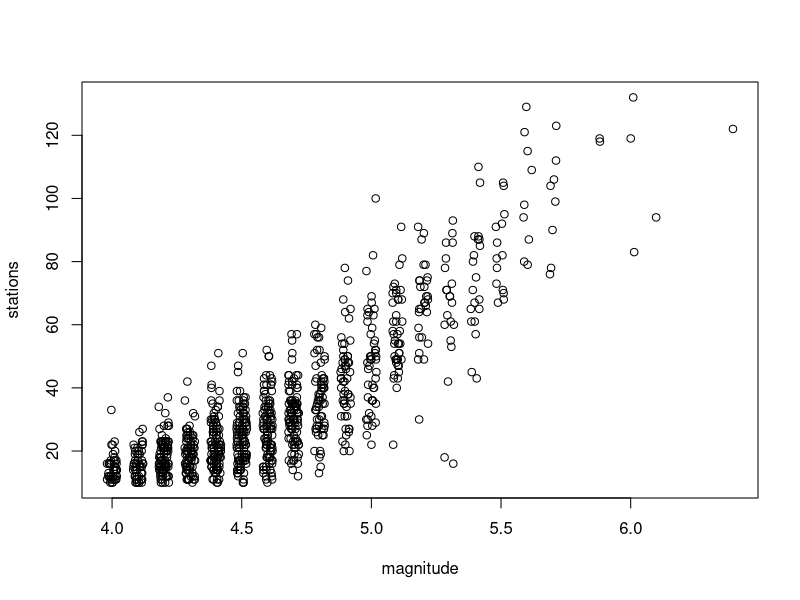
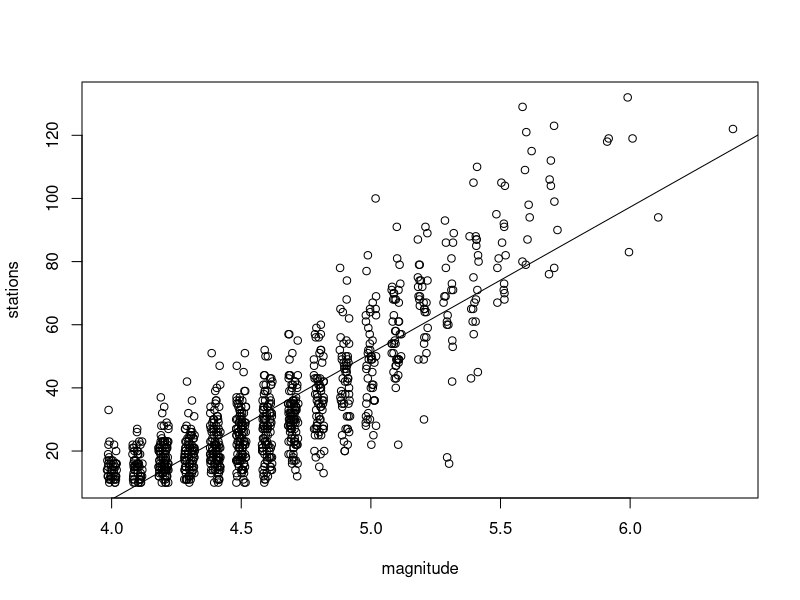
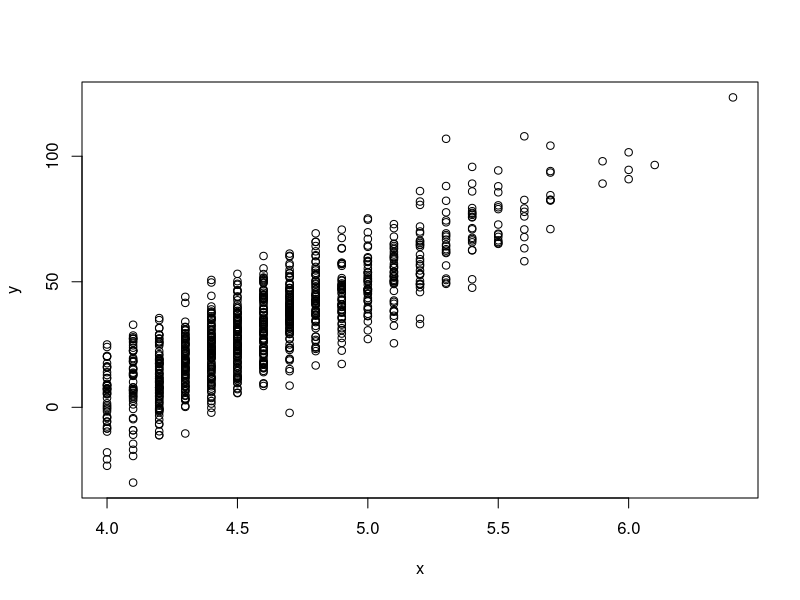

The R source for these figures, in order:
## ---- chunk 1
data(quakes)
plot(stations ~ jitter(mag), data = quakes, xlab = "magnitude")
## ---- chunk 2
m1 <- lm(stations ~ mag, data = quakes)
plot(stations ~ jitter(mag), data = quakes, xlab = "magnitude")
abline(m1)
summary(m1)
## ---- chunk 3
s <- quakes$stations
sb <- mean(s)
m <- quakes$mag
mb <- mean(m)
b1 <- sum((s - sb)*(m - mb))/ sum((m - mb)^2)
b1
## ---- chunk 4
SEb1 <- summary(m1)$coefficients[2,2]
b1_upper <- b1 + 2 * SEb1
b1_lower <- b1 - 2 * SEb1
b1_upper
b1_lower
confint(m1)
## ---- chunk 5
 m1$coefficients[1] + 7 * m1$coefficients[2]
## ---- chunk 6
x <- quakes$mag
## ---- chunk 7
f_hat <- function(x)
{ m1$coefficients[1] + x * m1$coefficients[2]}
y_hat <- f_hat(x)
## ---- chunk 8
rss <- sum(m1$residuals^2)
sigma2 <- rss/(length(m1$residuals) - 2)
y <- y_hat + rnorm(length(x), sd = sqrt(sigma2)) 
## ---- chunk 9
plot(x, y)
